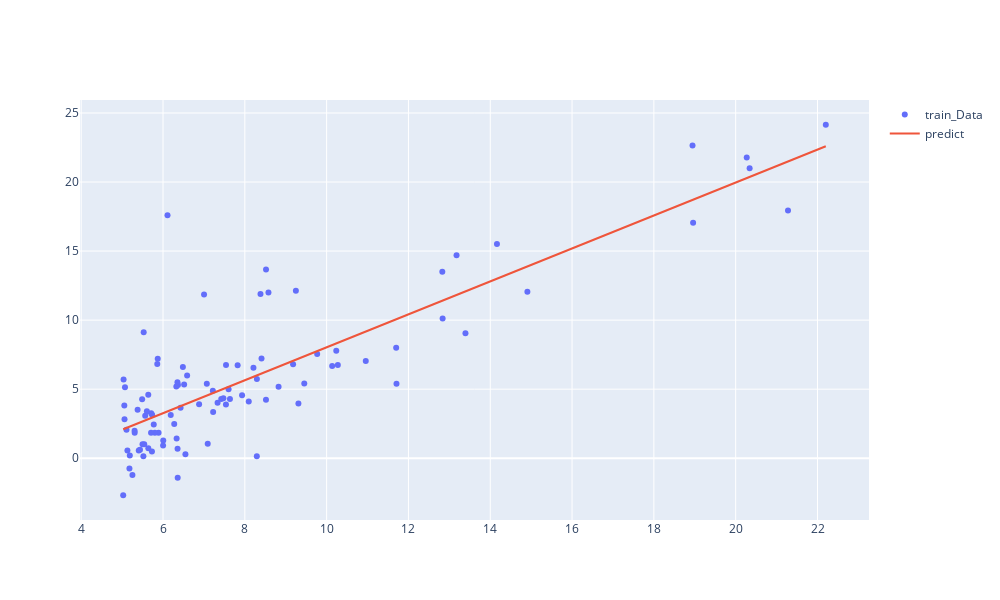

The notebook cell this image was saved under:
### Markdown cell above
现在我们来绘制线性模型以及数据，直观地看出它的拟合。

### Code cell
x = np.linspace(data.population.min(), data.population.max(), 100)  # 准备绘制直线的x轴数据
f = g[0, 0] + (g[0, 1] * x)  # 通过假设函数h(x)，输入x计算直线y轴的值

fig = go.Figure()
fig.add_trace(go.Scatter(x=data.population,y=data.profit,mode='markers',name='train_Data'))
fig.add_trace(go.Scatter(x=x,y=f,mode='lines',name='predict'))
fig.update_layout(height=600,width=1000)
fig.show()
